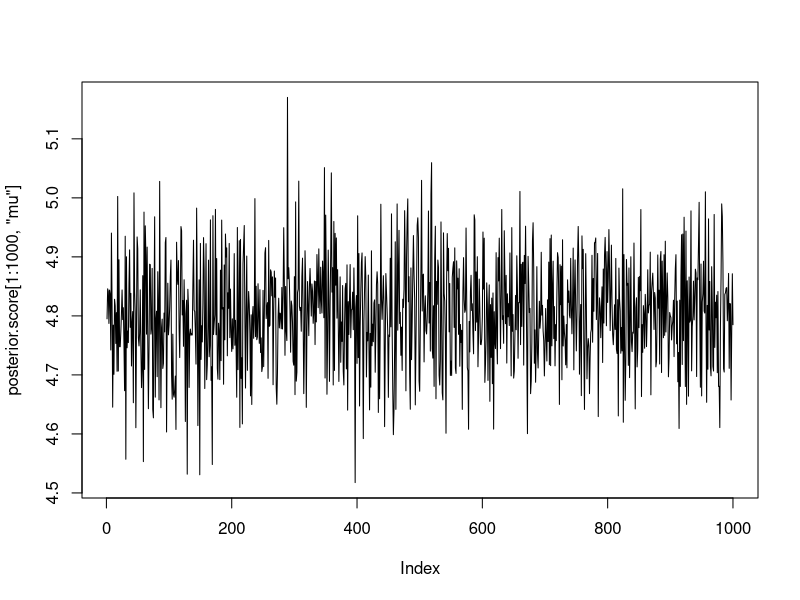

R code for this plot: (Note: this script raises an error after producing the figure.)
# R script to produce all descriptive and exploratory results of the 
# pre-registered paper: "The effects of subtitles on learning from online 
# education videos in a second language" by Tim van der Zee et al.
# 
# Email: t.van.der.zee@iclon.leidenuniv.nl Twitter: @Research_Tim
# 
# Excluding the first section, each section starts with computations, the last
# few lines of code of each section give the output.
# 
# Run section by section.



#####
##### DEPENDENCIES
#####

if (!require(BayesFactor)) {
  install.packages("BayesFactor")
}

CSL.l <- read.table("JMS - Complexity and Subtitles - Long.csv", 
                    header=TRUE,
                    colClasses=c('factor', 'numeric', 'factor', 'numeric',
                                 'numeric', 'factor', 'factor', 'numeric'),
                    sep=",")

CSL.w <- read.table("JMS - Complexity and Subtitles - Wide.csv", 
                    header=TRUE,
                    colClasses=c('factor', 'numeric', 'factor', 'numeric',
                                 'numeric', 'numeric', 'numeric', 'numeric',
                                 'numeric', 'numeric', 'numeric', 'numeric'),
                    sep=",")

#####
##### DESCRIPTIVE RESULTS
##### These corrospond to Table 4 and 5 in the paper
#####

table4 <- data.frame("Condition" = c("Complex, Subs", "Complex, No Subs",
                                     "Simple, Subs", "Simple, No Subs"),
                     "Test Mean" = c(mean(CSL.w$cs_score),
                                     mean(CSL.w$cns_score),
                                     mean(CSL.w$ss_score),
                                     mean(CSL.w$sns_score)),
                     "Test SD" = c(sd(CSL.w$cs_score),
                                   sd(CSL.w$cns_score),
                                   sd(CSL.w$ss_score),
                                   sd(CSL.w$sns_score)),
                     "ME Mean" = c(mean(CSL.w$cs_me),
                                   mean(CSL.w$cns_me),
                                   mean(CSL.w$ss_me),
                                   mean(CSL.w$sns_me)),
                     "ME SD" = c(sd(CSL.w$cs_me),
                                 sd(CSL.w$cns_me),
                                 sd(CSL.w$ss_me),
                                 sd(CSL.w$sns_me)))

table5 <- data.frame("Measure" = c("Test diff", "Test diff sd",
                                   "ME diff", "ME diff sd"),
                     "CS-CNS" = c(mean(CSL.w$cs_score - CSL.w$cns_score),
                                  sd(CSL.w$cs_score - CSL.w$cns_score),
                                  mean(CSL.w$cs_me - CSL.w$cns_me),
                                  sd(CSL.w$cs_me - CSL.w$cns_me)),
                     "CS-SS" = c(mean(CSL.w$cs_score - CSL.w$ss_score),
                                 sd(CSL.w$cs_score - CSL.w$ss_score),
                                 mean(CSL.w$cs_me - CSL.w$ss_me),
                                 sd(CSL.w$cs_me - CSL.w$ss_me)),
                     "CS-SNS" = c(mean(CSL.w$cs_score - CSL.w$sns_score),
                                  sd(CSL.w$cs_score - CSL.w$sns_score),
                                  mean(CSL.w$cs_me - CSL.w$sns_me),
                                  sd(CSL.w$cs_me - CSL.w$sns_me)),
                     "CNS-SS" = c(mean(CSL.w$cns_score - CSL.w$ss_score),
                                  sd(CSL.w$cns_score - CSL.w$ss_score),
                                  mean(CSL.w$cns_me - CSL.w$ss_me),
                                  sd(CSL.w$cns_me - CSL.w$ss_me)),
                     "CNS-SNS" = c(mean(CSL.w$cns_score - CSL.w$sns_score),
                                   sd(CSL.w$cns_score - CSL.w$sns_score),
                                   mean(CSL.w$cns_me - CSL.w$sns_me),
                                   sd(CSL.w$cns_me - CSL.w$sns_me)),
                     "SS-SNS" = c(mean(CSL.w$ss_score - CSL.w$sns_score),
                                  sd(CSL.w$ss_score - CSL.w$sns_score),
                                  mean(CSL.w$ss_me - CSL.w$sns_me),
                                  sd(CSL.w$ss_me - CSL.w$sns_me)))

# Show Table 4 and Table 5

table4
table5

#####
##### EXPLORATORY ANALYSIS: POSTERIOR DISTRIBUTION OF PARAMATERS.
##### WARNING: Takes some time, set iterations to 1e04 or 05 to speed it up.
##### The reported results in the publication were based on 1e06.
##### NOTE: Parameters are estimated using *all* available data, not only the 
##### overall best model (Complexity + Language). 
#####


# How to remove ID from posterior?

posterior.score <- lmBF(score ~ compl + sub + lang
                        + compl:sub
                        + compl:lang
                        + sub:lang
                        + compl:sub:lang, 
                        data = CSL.l, 
                        #whichRandom = "id",
                        posterior = TRUE,
                        iterations = 1e04)
posterior.me <- lmBF(score ~ compl + sub + lang
                     + compl:sub
                     + compl:lang
                     + sub:lang
                     + compl:sub:lang, 
                     data = CSL.l, 
                     #whichRandom = "id",
                     posterior = TRUE,
                     iterations = 1e04)

write.csv(posterior.score, file = "posterioscore.csv", row.names = FALSE)

#####
##### OUTPUT.
##### Note: As the paremeters are estimated by sampling from the conjoint
##### posterior distribution, results may vary slightly every time.
##### 

summary(posterior.score)
summary(posterior.me)
# plot(posterior.score)
# plot(posterior.me)

#####
##### CHAIN DIAGNOSTICS. 
#####

plot(posterior.score[1:1000, "mu"], type = "l")                 # Good
plot(chains[1:10000, "compl"], type = "l")              # Good 
plot(chains[1:10000, "sub"], type = "l")                # Good
plot(chains[1:10000, "lang"], type = "l")               # Good
plot(chains[1:10000, "compl.&.sub"], type = "l")        # Good, slight wandering
plot(chains[1:10000, "compl.&.lang"], type = "l")       # Good, slight wandering
plot(chains[1:10000, "sub.&.lang"], type = "l")         # Good
plot(chains[1:10000, "compl.&.sub.&.lang"], type = "l") # Good
plot(chains[1:10000, "sig2"], type = "l")               # Good, some wandering
#plot(chains[1:1000, "g_id"], type = "l")               # Mediocre
#plot(chains[1:1000, "g_continuous"], type = "l")       # 1-sided ???

acf(chains[, "mu"])                 # Good
acf(chains[, "compl"])              # Good
acf(chains[, "sub"])                # Good
acf(chains[, "lang"])               # Good
acf(chains[, "compl.&.sub"])        # Good,very slight auto-correlation at start
acf(chains[, "compl.&.lang"])       # Good
acf(chains[, "sub.&.lang"])         # Good
acf(chains[, "compl.&.sub.&.lang"]) # Good
acf(chains[, "sig2"])               # Good, slight auto-correlation at start
#acf(chains[, "g_id"])              # Good, some auto-correlation at start
#acf(chains[, "g_continuous"])      # Good

require(coda)

effectiveSize(chains[,11])
plot.mcmc(chains) #doesnt work
autocorr.diag(chains)

?rjags
